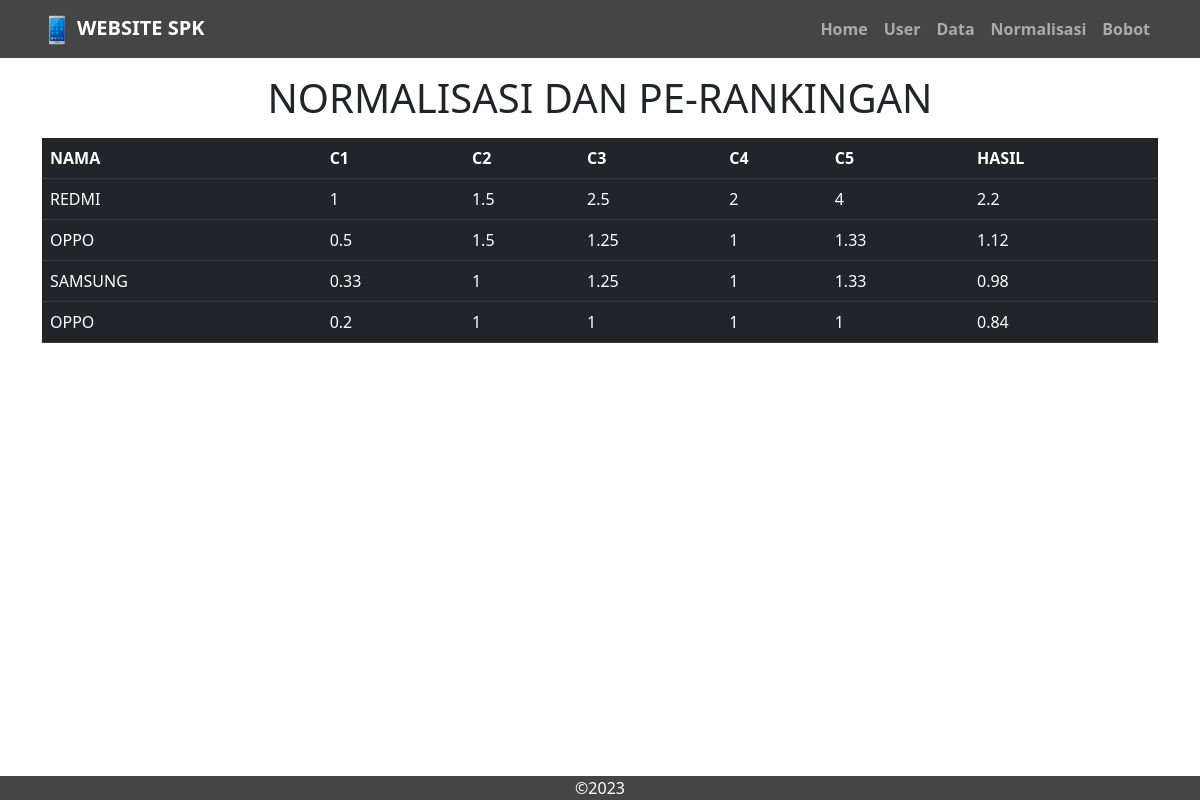
The page /app/normalisasi.php on the database its author committed.
### tables this page shows
CREATE TABLE `konversi` (
  `kode` int(11) NOT NULL,
  `merk` varchar(100) NOT NULL,
  `c1` double NOT NULL,
  `c2` double NOT NULL,
  `c3` double NOT NULL,
  `c4` double NOT NULL,
  `c5` double NOT NULL
);

### app/normalisasi.php (the view, shortened to what this page needs)
<!doctype html>
<html lang="en">
<!doctype html>
<html lang="en">
<head>
    <link href="https://cdn.jsdelivr.net/npm/bootstrap@5.3.0-alpha3/dist/css/bootstrap.min.css" rel="stylesheet"
>
</head>
<body>
    <nav class="navbar navbar-expand-lg  fw-bold navbar-dark">
        <div class="container">
            <a class="navbar-brand " href="#"> <img src="../img/phone.png" alt="" srcset="">WEBSITE SPK</a>
            <div class="collapse navbar-collapse" id="navbarNav">
                <ul class="navbar-nav ms-auto">
                    <li class="nav-item">
                        <a class="nav-link " aria-current="page" href="index.php">Home</a>
                    </li>
                    <li class="nav-item">
                        <a class="nav-link" aria-current="page" href="user.php">User</a>
                    </li>
                    <li class="nav-item">
                        <a class="nav-link" aria-current="page" href="alternatif.php">Data</a>
                    </li>
                    <li class="nav-item">
                        <a class="nav-link " aria-current="page" href="normalisasi.php">Normalisasi</a>
                    </li>
                    <li class="nav-item">
                        <a class="nav-link " aria-current="page" href="bobot.php">Bobot</a>
                    </li>
                </ul>
            </div>
        </div>
    </nav>
    <div class="container">
        <h1 class="text-center mt-3 mb-3">NORMALISASI DAN PE-RANKINGAN</h1>
        <table class="table table-dark">
            <thead>
                <th>NAMA</th>
                <th>C1</th>
                <th>C2</th>
                <th>C3</th>
                <th>C4</th>
                <th>C5</th>
                <th>HASIL</th>
            </thead>
            <tbody>
                <?php
                include("cnnt.php");
                $sql = mysqli_query($conn, "select min(c1) as C1, max(c2) as C2, max(c3) as C3, max(c4) as C4, max(c5) as C5 from konversi");
                $hasil = mysqli_fetch_array($sql);
                $c1 = $hasil['C1'];
                $c2 = $hasil['C2'];
                $c3 = $hasil['C3'];
                $c4 = $hasil['C4'];
                $c5 = $hasil['C5'];
                $bobot = mysqli_query($conn, "select * from bobot");
                $w = mysqli_fetch_array($bobot);
                $w1 = $w['w1'];
                $w2 = $w['w2'];
                $w3 = $w['w3'];
                $w4 = $w['w4'];
                $w5 = $w['w5'];
                $normalisasi = mysqli_query($conn, "select * from konversi");
                while ($row = mysqli_fetch_array($normalisasi)) {
                    ?>
                    <tr>
                        <td>
                            <?= $row['merk'] ?>
                        </td>
                        <td>
                            <?= $normalisasi1 = round(($c1 / $row['c1']), 2) ?>
                        </td>
                        <td>
                            <?= $normalisasi2 = round(($c2 / $row['c2']), 2) ?>
                        </td>
                        <td>
                            <?= $normalisasi3 = round(($c3 / $row['c3']), 2) ?>
                        </td>
                        <td>
                            <?= $normalisasi4 = round(($c4 / $row['c4']), 2) ?>
                        </td>
                        <td>
                            <?= $normalisasi5 = round(($c5 / $row['c5']), 2) ?>
                        </td>
                        <td>
                            <?= round((($normalisasi1 * $w1) + ($normalisasi2 * $w2) + ($normalisasi3 * $w3) + ($normalisasi4 * $w4) + ($normalisasi5 * $w5)), 2) ?>
                        </td>
                    </tr>
                    <?php
                }
                ?>
            </tbody>
        </table>
    </div>
    <footer>
        <div class="container text-center">
            &copy;2023
        </div>
    </footer>
</body>

### app/normalisasi.php (style rules this page uses)
nav { background-color: #454545 !important; }
img { width: 30px; margin-right: 5px; }
footer { width: 100%; bottom: 0; position: absolute; color: white; background-color: #454545 !important; }
html { scroll-behavior: smooth; }

### rows shown on the page
konversi: merk "REDMI", c1 "1", c2 "1.5", c3 "2.5", c4 "2", c5 "4", w5 "2.2"
konversi: merk "OPPO", c1 "0.5", c2 "1.5", c3 "1.25", c4 "1", c5 "1.33", w5 "1.12"
konversi: merk "SAMSUNG", c1 "0.33", c2 "1", c3 "1.25", c4 "1", c5 "1.33", w5 "0.98"
konversi: merk "OPPO", c1 "0.2", c2 "1", c3 "1", c4 "1", c5 "1", w5 "0.84"
